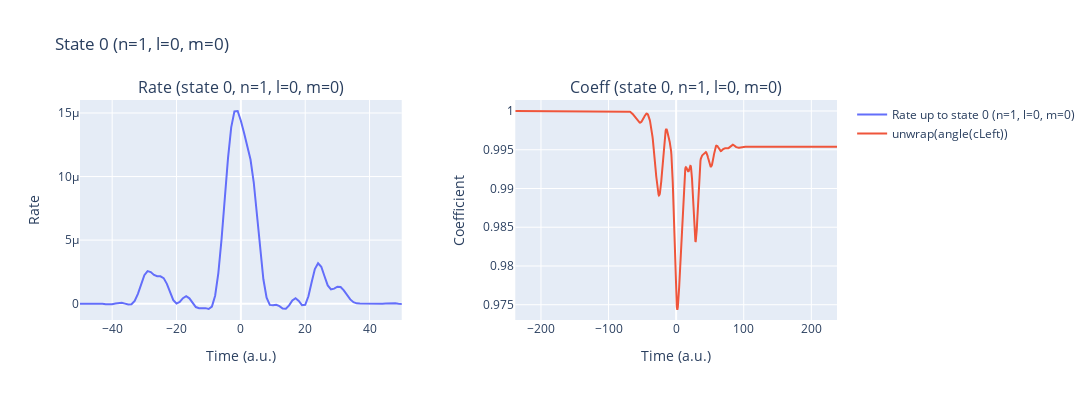
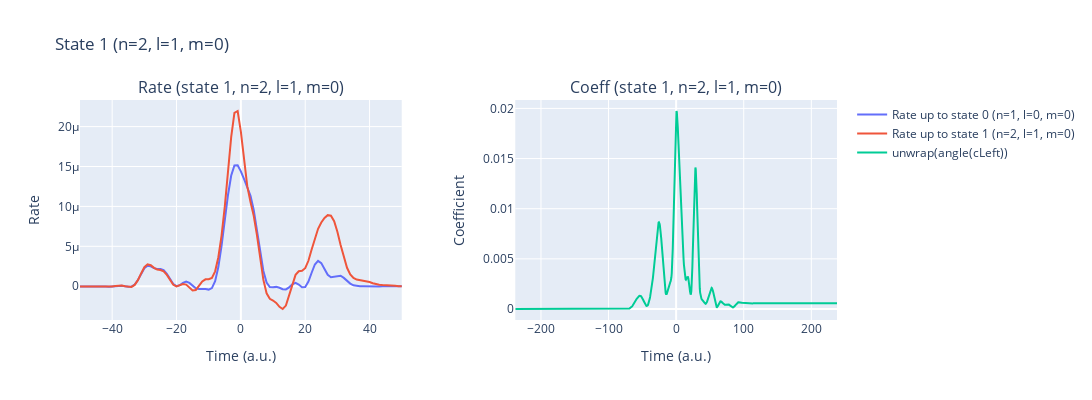
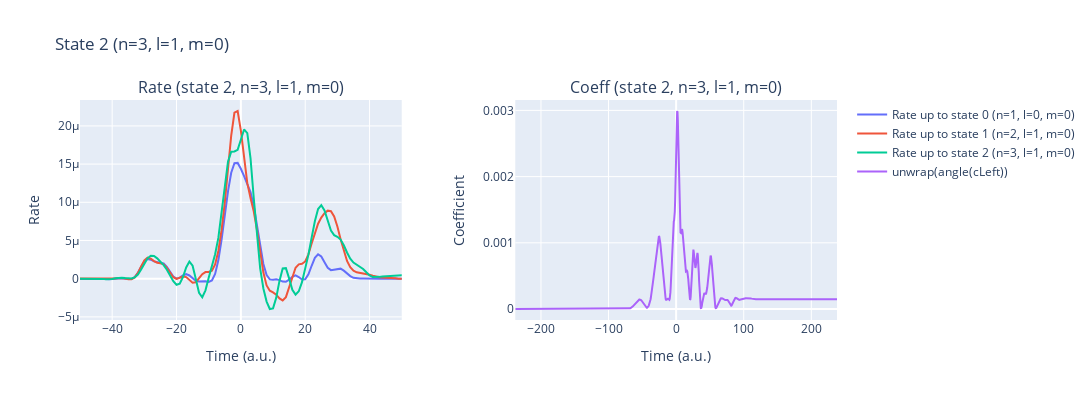

The code cell stored with these charts, in order, in its notebook:
### Code cell
%autoreload
laser_pulses.add_pulse(params['lam0'], params['intensity'], params['cep'], params['lam0']/ AtomicUnits.nm / AtomicUnits.speed_of_light)
laser_pulses.add_pulse(250, 8e9, -np.pi/2, 250/ AtomicUnits.nm / AtomicUnits.speed_of_light, t0=-144.91)
t_min, t_max = laser_pulses.get_time_interval()
time_recon_2= np.arange(int(t_min), int(t_max)+1, 1.)

rateExcited_2 = IonRate(time_recon_2, laser_pulses, params, dT=0.5, kernel_type='exact_SFA', excitedStates=3, coeffType="numerical", gauge="length", get_p_only=True, only_c0_is_1_rest_normal=True, delay=-244.98)
laser_pulses.reset()

### Figure 1 — Plotly figure (JSON) as saved in the notebook; plotly's stock layout.template omitted (floating-point values rounded to 4 significant figures; data arrays with more than 128 entries replaced by an {"elided": "..."} marker saying what was removed)
{"data": [{"mode": "lines", "name": "Rate up to state 0 (n=1, l=0, m=0)", "type": "scatter", "x": {"elided": "404 int values"}, "xaxis": "x", "y": {"elided": "404 float values"}, "yaxis": "y"}, {"mode": "lines", "name": "unwrap(angle(cLeft))", "type": "scatter", "x": {"elided": "953 float values"}, "xaxis": "x2", "y": {"elided": "953 float values"}, "yaxis": "y2"}], "layout": {"annotations": [{"font": {"size": 16}, "showarrow": false, "text": "Rate (state 0, n=1, l=0, m=0)", "x": 0.2125, "xanchor": "center", "xref": "paper", "y": 1, "yanchor": "bottom", "yref": "paper"}, {"font": {"size": 16}, "showarrow": false, "text": "Coeff (state 0, n=1, l=0, m=0)", "x": 0.7875, "xanchor": "center", "xref": "paper", "y": 1, "yanchor": "bottom", "yref": "paper"}], "height": 400, "title": {"text": "State 0 (n=1, l=0, m=0)"}, "width": 1200, "xaxis": {"anchor": "y", "domain": [0, 0.425], "range": [-50, 50], "title": {"text": "Time (a.u.)"}}, "xaxis2": {"anchor": "y2", "domain": [0.575, 1], "title": {"text": "Time (a.u.)"}}, "yaxis": {"anchor": "x", "domain": [0, 1], "title": {"text": "Rate"}}, "yaxis2": {"anchor": "x2", "domain": [0, 1], "title": {"text": "Coefficient"}}}}

### Figure 2 — Plotly figure (JSON) as saved in the notebook; plotly's stock layout.template omitted (floating-point values rounded to 4 significant figures; data arrays with more than 128 entries replaced by an {"elided": "..."} marker saying what was removed)
{"data": [{"mode": "lines", "name": "Rate up to state 0 (n=1, l=0, m=0)", "type": "scatter", "x": {"elided": "404 int values"}, "xaxis": "x", "y": {"elided": "404 float values"}, "yaxis": "y"}, {"mode": "lines", "name": "Rate up to state 1 (n=2, l=1, m=0)", "type": "scatter", "x": {"elided": "404 int values"}, "xaxis": "x", "y": {"elided": "404 float values"}, "yaxis": "y"}, {"mode": "lines", "name": "unwrap(angle(cLeft))", "type": "scatter", "x": {"elided": "953 float values"}, "xaxis": "x2", "y": {"elided": "953 float values"}, "yaxis": "y2"}], "layout": {"annotations": [{"font": {"size": 16}, "showarrow": false, "text": "Rate (state 1, n=2, l=1, m=0)", "x": 0.2125, "xanchor": "center", "xref": "paper", "y": 1, "yanchor": "bottom", "yref": "paper"}, {"font": {"size": 16}, "showarrow": false, "text": "Coeff (state 1, n=2, l=1, m=0)", "x": 0.7875, "xanchor": "center", "xref": "paper", "y": 1, "yanchor": "bottom", "yref": "paper"}], "height": 400, "title": {"text": "State 1 (n=2, l=1, m=0)"}, "width": 1200, "xaxis": {"anchor": "y", "domain": [0, 0.425], "range": [-50, 50], "title": {"text": "Time (a.u.)"}}, "xaxis2": {"anchor": "y2", "domain": [0.575, 1], "title": {"text": "Time (a.u.)"}}, "yaxis": {"anchor": "x", "domain": [0, 1], "title": {"text": "Rate"}}, "yaxis2": {"anchor": "x2", "domain": [0, 1], "title": {"text": "Coefficient"}}}}

### Figure 3 — Plotly figure (JSON) as saved in the notebook; plotly's stock layout.template omitted (floating-point values rounded to 4 significant figures; data arrays with more than 128 entries replaced by an {"elided": "..."} marker saying what was removed)
{"data": [{"mode": "lines", "name": "Rate up to state 0 (n=1, l=0, m=0)", "type": "scatter", "x": {"elided": "404 int values"}, "xaxis": "x", "y": {"elided": "404 float values"}, "yaxis": "y"}, {"mode": "lines", "name": "Rate up to state 1 (n=2, l=1, m=0)", "type": "scatter", "x": {"elided": "404 int values"}, "xaxis": "x", "y": {"elided": "404 float values"}, "yaxis": "y"}, {"mode": "lines", "name": "Rate up to state 2 (n=3, l=1, m=0)", "type": "scatter", "x": {"elided": "404 int values"}, "xaxis": "x", "y": {"elided": "404 float values"}, "yaxis": "y"}, {"mode": "lines", "name": "unwrap(angle(cLeft))", "type": "scatter", "x": {"elided": "953 float values"}, "xaxis": "x2", "y": {"elided": "953 float values"}, "yaxis": "y2"}], "layout": {"annotations": [{"font": {"size": 16}, "showarrow": false, "text": "Rate (state 2, n=3, l=1, m=0)", "x": 0.2125, "xanchor": "center", "xref": "paper", "y": 1, "yanchor": "bottom", "yref": "paper"}, {"font": {"size": 16}, "showarrow": false, "text": "Coeff (state 2, n=3, l=1, m=0)", "x": 0.7875, "xanchor": "center", "xref": "paper", "y": 1, "yanchor": "bottom", "yref": "paper"}], "height": 400, "title": {"text": "State 2 (n=3, l=1, m=0)"}, "width": 1200, "xaxis": {"anchor": "y", "domain": [0, 0.425], "range": [-50, 50], "title": {"text": "Time (a.u.)"}}, "xaxis2": {"anchor": "y2", "domain": [0.575, 1], "title": {"text": "Time (a.u.)"}}, "yaxis": {"anchor": "x", "domain": [0, 1], "title": {"text": "Rate"}}, "yaxis2": {"anchor": "x2", "domain": [0, 1], "title": {"text": "Coefficient"}}}}
